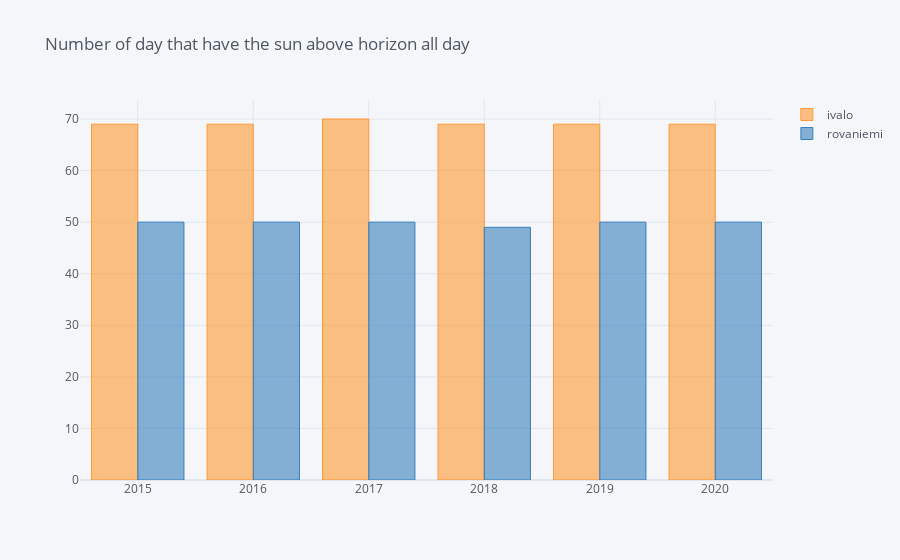

Source (notebook cell):
### Code cell
a.pivot(index="Date", columns="City", values="Sunrise").iplot(kind='bar', title="Number of day that have the sun above horizon all day")

### Figure 1 — Plotly figure (JSON) as saved in the notebook; plotly's stock layout.template omitted (floating-point values rounded to 4 significant figures)
{"data": [{"marker": {"color": "rgba(255, 153, 51, 0.6)", "line": {"color": "rgba(255, 153, 51, 1.0)", "width": 1}}, "name": "ivalo", "orientation": "v", "text": "", "type": "bar", "x": [2015, 2016, 2017, 2018, 2019, 2020], "y": [69, 69, 70, 69, 69, 69]}, {"marker": {"color": "rgba(55, 128, 191, 0.6)", "line": {"color": "rgba(55, 128, 191, 1.0)", "width": 1}}, "name": "rovaniemi", "orientation": "v", "text": "", "type": "bar", "x": [2015, 2016, 2017, 2018, 2019, 2020], "y": [50, 50, 50, 49, 50, 50]}], "layout": {"legend": {"bgcolor": "#F5F6F9", "font": {"color": "#4D5663"}}, "paper_bgcolor": "#F5F6F9", "plot_bgcolor": "#F5F6F9", "title": {"font": {"color": "#4D5663"}, "text": "Number of day that have the sun above horizon all day"}, "xaxis": {"gridcolor": "#E1E5ED", "showgrid": true, "tickfont": {"color": "#4D5663"}, "title": {"font": {"color": "#4D5663"}, "text": ""}, "zerolinecolor": "#E1E5ED"}, "yaxis": {"gridcolor": "#E1E5ED", "showgrid": true, "tickfont": {"color": "#4D5663"}, "title": {"font": {"color": "#4D5663"}, "text": ""}, "zerolinecolor": "#E1E5ED"}}}
